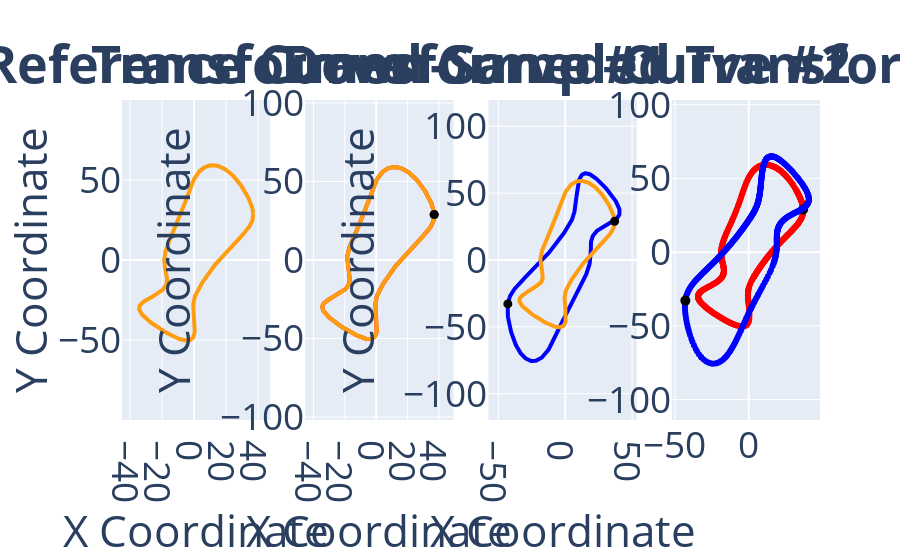
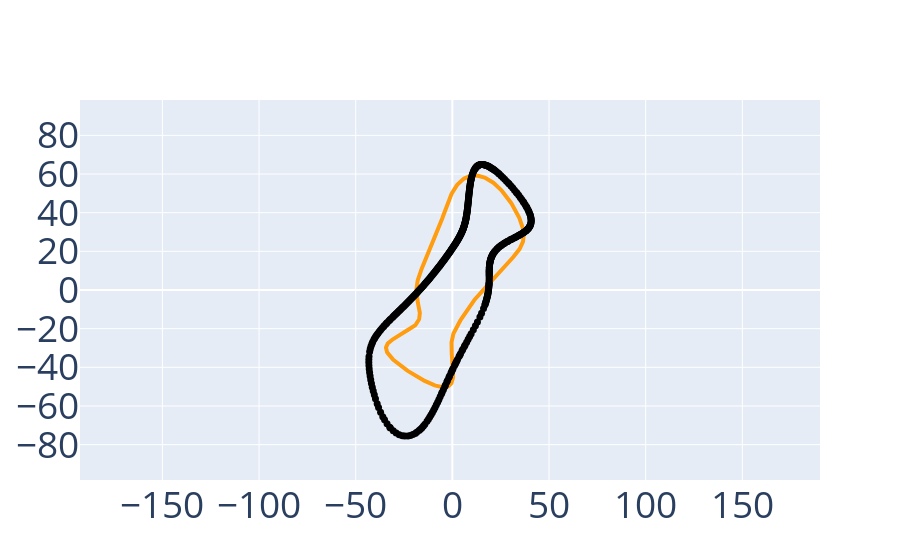
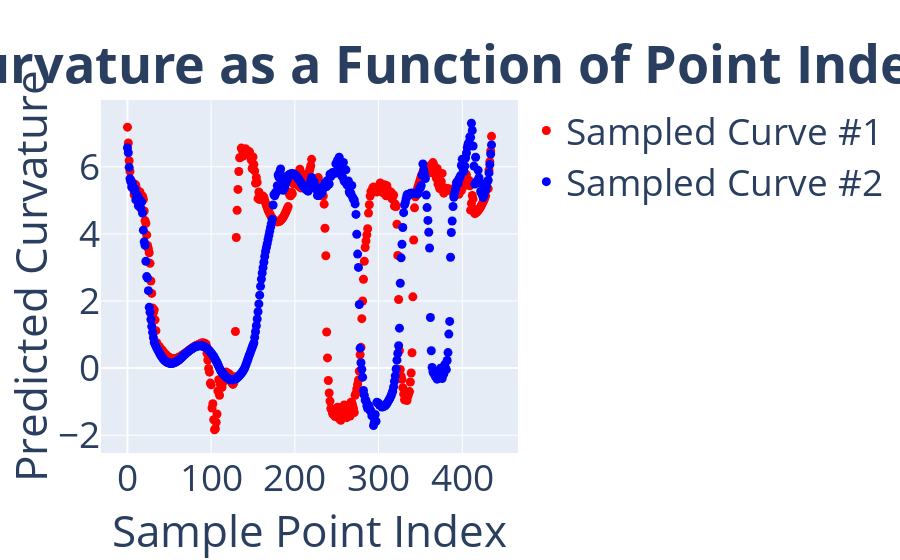
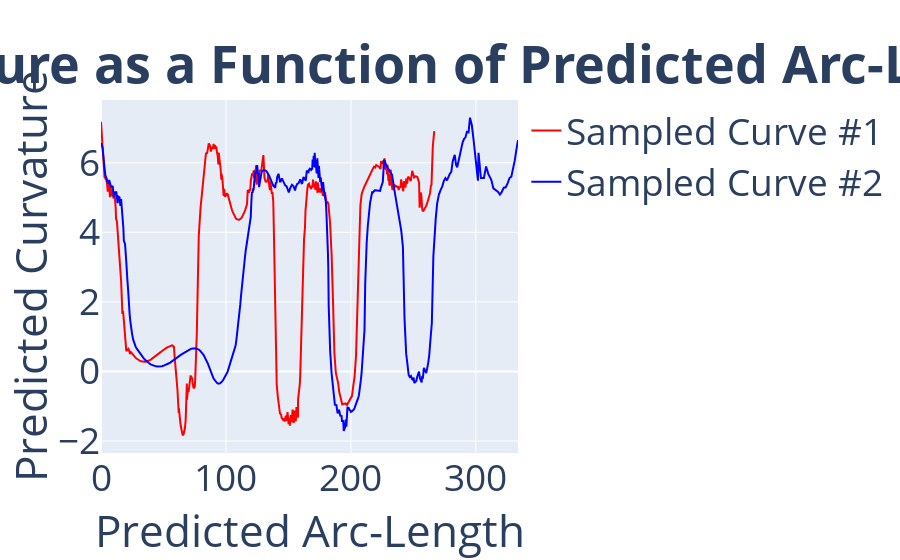

Notebook code cell kept with these figures, in order:
### Markdown cell above
# EVALUATE SIGNATURES

### Code cell
plot_utils.plot_curve_comparisons(
    curve_records=curve_records, 
    curve_colors=curve_colors,
    sampling_ratio=sampling_ratio,
    transformation_group_type=transform_type,
    plot_to_screen=True,
    normalize_signature=False)

### Figure 1 — Plotly figure (JSON) as saved in the notebook; plotly's stock layout.template omitted (floating-point values rounded to 4 significant figures; data arrays with more than 128 entries replaced by an {"elided": "..."} marker saying what was removed)
{"data": [{"line": {"color": "#FF9D11", "width": 4}, "marker": {"size": 2}, "mode": "lines+markers", "name": "Reference Curve", "type": "scatter", "x": {"elided": "623 float values"}, "xaxis": "x", "y": {"elided": "623 float values"}, "yaxis": "y"}, {"line": {"color": "#FF0000", "width": 4}, "marker": {"size": 2}, "mode": "lines+markers", "name": "Transformed Curve #1", "type": "scatter", "x": {"elided": "623 float values"}, "xaxis": "x2", "y": {"elided": "623 float values"}, "yaxis": "y2"}, {"hoverinfo": "skip", "marker": {"cmax": 623, "cmin": 0, "color": "black", "colorscale": [[0, "#ff0000"], [0.1111, "#ffa700"], [0.2222, "#afff00"], [0.3333, "#08ff00"], [0.4444, "#00ff9f"], [0.5556, "#00b7ff"], [0.6667, "#0010ff"], [0.7778, "#9700ff"], [0.8889, "#ff00bf"], [1, "#ff0000"]], "size": 9}, "mode": "markers", "name": "", "type": "scatter", "x": [36.94], "xaxis": "x2", "y": [28.9], "yaxis": "y2"}, {"line": {"color": "#FF9D11", "width": 4}, "marker": {"size": 2}, "mode": "lines+markers", "name": "", "type": "scatter", "x": {"elided": "623 float values"}, "xaxis": "x2", "y": {"elided": "623 float values"}, "yaxis": "y2"}, {"hoverinfo": "skip", "marker": {"cmax": 623, "cmin": 0, "color": "black", "colorscale": [[0, "#ff0000"], [0.1111, "#ffa700"], [0.2222, "#afff00"], [0.3333, "#08ff00"], [0.4444, "#00ff9f"], [0.5556, "#00b7ff"], [0.6667, "#0010ff"], [0.7778, "#9700ff"], [0.8889, "#ff00bf"], [1, "#ff0000"]], "size": 9}, "mode": "markers", "name": "", "type": "scatter", "x": [36.94], "xaxis": "x2", "y": [28.9], "yaxis": "y2"}, {"hoverinfo": "skip", "marker": {"cmax": 623, "cmin": 0, "color": "#FF0000", "colorscale": [[0, "#ff0000"], [0.1111, "#ffa700"], [0.2222, "#afff00"], [0.3333, "#08ff00"], [0.4444, "#00ff9f"], [0.5556, "#00b7ff"], [0.6667, "#0010ff"], [0.7778, "#9700ff"], [0.8889, "#ff00bf"], [1, "#ff0000"]], "size": 6}, "mode": "markers", "name": "", "type": "scatter", "x": {"elided": "436 float values"}, "xaxis": "x4", "y": {"elided": "436 float values"}, "yaxis": "y4"}, {"hoverinfo": "skip", "marker": {"cmax": 623, "cmin": 0, "color": "black", "colorscale": [[0, "#ff0000"], [0.1111, "#ffa700"], [0.2222, "#afff00"], [0.3333, "#08ff00"], [0.4444, "#00ff9f"], [0.5556, "#00b7ff"], [0.6667, "#0010ff"], [0.7778, "#9700ff"], [0.8889, "#ff00bf"], [1, "#ff0000"]], "size": 10}, "mode": "markers", "name": "", "type": "scatter", "x": [36.94], "xaxis": "x4", "y": [28.9], "yaxis": "y4"}, {"line": {"color": "#0000FF", "width": 4}, "marker": {"size": 2}, "mode": "lines+markers", "name": "Transformed Curve #2", "type": "scatter", "x": {"elided": "623 float values"}, "xaxis": "x3", "y": {"elided": "623 float values"}, "yaxis": "y3"}, {"hoverinfo": "skip", "marker": {"cmax": 623, "cmin": 0, "color": "black", "colorscale": [[0, "#ff0000"], [0.1111, "#ffa700"], [0.2222, "#afff00"], [0.3333, "#08ff00"], [0.4444, "#00ff9f"], [0.5556, "#00b7ff"], [0.6667, "#0010ff"], [0.7778, "#9700ff"], [0.8889, "#ff00bf"], [1, "#ff0000"]], "size": 9}, "mode": "markers", "name": "", "type": "scatter", "x": [-42.96], "xaxis": "x3", "y": [-32.87], "yaxis": "y3"}, {"line": {"color": "#FF9D11", "width": 4}, "marker": {"size": 2}, "mode": "lines+markers", "name": "", "type": "scatter", "x": {"elided": "623 float values"}, "xaxis": "x3", "y": {"elided": "623 float values"}, "yaxis": "y3"}, {"hoverinfo": "skip", "marker": {"cmax": 623, "cmin": 0, "color": "black", "colorscale": [[0, "#ff0000"], [0.1111, "#ffa700"], [0.2222, "#afff00"], [0.3333, "#08ff00"], [0.4444, "#00ff9f"], [0.5556, "#00b7ff"], [0.6667, "#0010ff"], [0.7778, "#9700ff"], [0.8889, "#ff00bf"], [1, "#ff0000"]], "size": 9}, "mode": "markers", "name": "", "type": "scatter", "x": [36.94], "xaxis": "x3", "y": [28.9], "yaxis": "y3"}, {"hoverinfo": "skip", "marker": {"cmax": 623, "cmin": 0, "color": "#0000FF", "colorscale": [[0, "#ff0000"], [0.1111, "#ffa700"], [0.2222, "#afff00"], [0.3333, "#08ff00"], [0.4444, "#00ff9f"], [0.5556, "#00b7ff"], [0.6667, "#0010ff"], [0.7778, "#9700ff"], [0.8889, "#ff00bf"], [1, "#ff0000"]], "size": 6}, "mode": "markers", "name": "", "type": "scatter", "x": {"elided": "436 float values"}, "xaxis": "x4", "y": {"elided": "436 float values"}, "yaxis": "y4"}, {"hoverinfo": "skip", "marker": {"cmax": 623, "cmin": 0, "color": "black", "colorscale": [[0, "#ff0000"], [0.1111, "#ffa700"], [0.2222, "#afff00"], [0.3333, "#08ff00"], [0.4444, "#00ff9f"], [0.5556, "#00b7ff"], [0.6667, "#0010ff"], [0.7778, "#9700ff"], [0.8889, "#ff00bf"], [1, "#ff0000"]], "size": 10}, "mode": "markers", "name": "", "type": "scatter", "x": [-42.96], "xaxis": "x4", "y": [-32.87], "yaxis": "y4"}], "layout": {"annotations": [{"font": {"size": 52}, "showarrow": false, "text": "<b>Reference Curve</b>", "x": 0.1062, "xanchor": "center", "xref": "paper", "y": 1, "yanchor": "bottom", "yref": "paper"}, {"font": {"size": 52}, "showarrow": false, "text": "<b>Transformed Curve #1</b>", "x": 0.3688, "xanchor": "center", "xref": "paper", "y": 1, "yanchor": "bottom", "yref": "paper"}, {"font": {"size": 52}, "showarrow": false, "text": "<b>Transformed Curve #2</b>", "x": 0.6313, "xanchor": "center", "xref": "paper", "y": 1, "yanchor": "bottom", "yref": "paper"}, {"font": {"size": 52}, "showarrow": false, "text": "<b>Down-Sampled Transformed Curves</b>", "x": 0.8938, "xanchor": "center", "xref": "paper", "y": 1, "yanchor": "bottom", "yref": "paper"}], "font": {"size": 37}, "showlegend": false, "xaxis": {"anchor": "y", "domain": [0, 0.2125], "title": {"text": "X Coordinate"}}, "xaxis2": {"anchor": "y2", "domain": [0.2625, 0.475], "title": {"text": "X Coordinate"}}, "xaxis3": {"anchor": "y3", "domain": [0.525, 0.7375], "title": {"text": "X Coordinate"}}, "xaxis4": {"anchor": "y4", "domain": [0.7875, 1]}, "yaxis": {"anchor": "x", "domain": [0, 1], "range": [-98.29, 98.29], "scaleanchor": "x", "scaleratio": 1, "title": {"text": "Y Coordinate"}}, "yaxis2": {"anchor": "x2", "domain": [0, 1], "range": [-98.29, 98.29], "scaleanchor": "x2", "scaleratio": 1, "title": {"text": "Y Coordinate"}}, "yaxis3": {"anchor": "x3", "domain": [0, 1], "range": [-98.29, 98.29], "scaleanchor": "x3", "scaleratio": 1, "title": {"text": "Y Coordinate"}}, "yaxis4": {"anchor": "x4", "domain": [0, 1], "scaleanchor": "x4", "scaleratio": 1}}}

### Figure 2 — Plotly figure (JSON) as saved in the notebook; plotly's stock layout.template omitted (floating-point values rounded to 4 significant figures; data arrays with more than 128 entries replaced by an {"elided": "..."} marker saying what was removed)
{"data": [{"line": {"color": "#FF9D11", "width": 4}, "marker": {"size": 2}, "mode": "lines+markers", "name": "", "type": "scatter", "x": {"elided": "623 float values"}, "xaxis": "x", "y": {"elided": "623 float values"}, "yaxis": "y"}, {"hoverinfo": "skip", "marker": {"cmax": 623, "cmin": 0, "color": "black", "colorscale": [[0, "#ff0000"], [0.1111, "#ffa700"], [0.2222, "#afff00"], [0.3333, "#08ff00"], [0.4444, "#00ff9f"], [0.5556, "#00b7ff"], [0.6667, "#0010ff"], [0.7778, "#9700ff"], [0.8889, "#ff00bf"], [1, "#ff0000"]], "size": 7}, "mode": "markers", "name": "", "type": "scatter", "x": {"elided": "436 float values"}, "xaxis": "x", "y": {"elided": "436 float values"}, "yaxis": "y"}], "layout": {"font": {"size": 37}, "showlegend": false, "xaxis": {"anchor": "y", "domain": [0, 1]}, "yaxis": {"anchor": "x", "domain": [0, 1], "range": [-98.29, 98.29], "scaleanchor": "x", "scaleratio": 1}}}

### Figure 3 — Plotly figure (JSON) as saved in the notebook; plotly's stock layout.template omitted (floating-point values rounded to 4 significant figures; data arrays with more than 128 entries replaced by an {"elided": "..."} marker saying what was removed)
{"data": [{"line": {"color": "#FF0000", "width": 4}, "marker": {"size": 9}, "mode": "markers", "name": "Sampled Curve #1", "type": "scatter", "x": {"elided": "436 int values"}, "xaxis": "x", "y": {"elided": "436 float values"}, "yaxis": "y"}, {"line": {"color": "#0000FF", "width": 4}, "marker": {"size": 9}, "mode": "markers", "name": "Sampled Curve #2", "type": "scatter", "x": {"elided": "436 int values"}, "xaxis": "x", "y": {"elided": "436 float values"}, "yaxis": "y"}], "layout": {"annotations": [{"font": {"size": 52}, "showarrow": false, "text": "<b>Predicted Curvature as a Function of Point Index</b>", "x": 0.5, "xanchor": "center", "xref": "paper", "y": 1, "yanchor": "bottom", "yref": "paper"}], "font": {"size": 37}, "xaxis": {"anchor": "y", "domain": [0, 1], "title": {"text": "Sample Point Index"}}, "yaxis": {"anchor": "x", "domain": [0, 1], "title": {"text": "Predicted Curvature"}}}}

### Figure 4 — Plotly figure (JSON) as saved in the notebook; plotly's stock layout.template omitted (floating-point values rounded to 4 significant figures; data arrays with more than 128 entries replaced by an {"elided": "..."} marker saying what was removed)
{"data": [{"line": {"color": "#FF0000", "width": 2}, "marker": {"size": 2}, "mode": "lines", "name": "Sampled Curve #1", "type": "scatter", "x": {"elided": "436 float values"}, "xaxis": "x", "y": {"elided": "436 float values"}, "yaxis": "y"}, {"line": {"color": "#0000FF", "width": 2}, "marker": {"size": 2}, "mode": "lines", "name": "Sampled Curve #2", "type": "scatter", "x": {"elided": "436 float values"}, "xaxis": "x", "y": {"elided": "436 float values"}, "yaxis": "y"}], "layout": {"annotations": [{"font": {"size": 52}, "showarrow": false, "text": "<b>Predicted Curvature as a Function of Predicted Arc-Length</b>", "x": 0.5, "xanchor": "center", "xref": "paper", "y": 1, "yanchor": "bottom", "yref": "paper"}], "font": {"size": 37}, "xaxis": {"anchor": "y", "domain": [0, 1], "title": {"text": "Predicted Arc-Length"}}, "yaxis": {"anchor": "x", "domain": [0, 1], "title": {"text": "Predicted Curvature"}}}}
